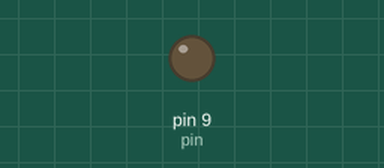
Simulated run of this sketch. Board: Arduino Uno, built with avr-gcc and run on an emulated ATmega328P. On the bench: output pins drawn as LEDs (lit = HIGH).

Above: at 0.05 s.
At 1.75 s:
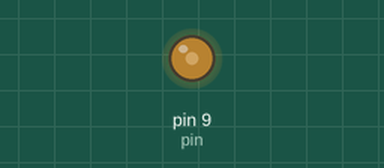
At 2.6 s:
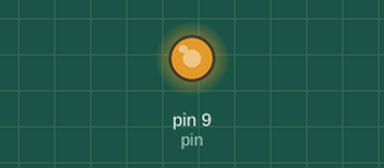
At 3.5 s:
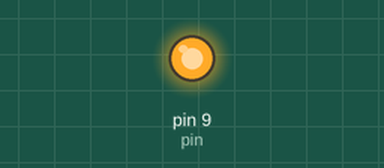
Timing chart, 0 to 8.1 s (numbered marks = the images above):
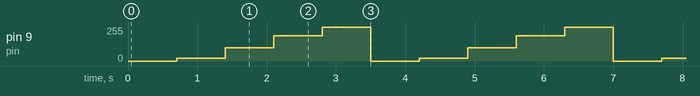

Measured:
- by itself, pin 9 (pin): repeats every 3.5 s: 100/255 0.70 s, 190/255 0.70 s, 255/255 0.70 s, 0/255 0.70 s, 20/255 0.70 s

The sketch:

LED_Brightness_Control_PWM.ino
```cpp
int pin =9;
int brightness_1=0;
int brightness_2=20;
int brightness_3=100;
int brightness_4=190;
int brightness_5=255;
int delay_time=700;

void setup() {
  pinMode(pin,OUTPUT);
}

void loop() {
  analogWrite(pin,brightness_1);
  delay(delay_time);

  analogWrite(pin,brightness_2);
  delay(delay_time);

  analogWrite(pin,brightness_3);
  delay(delay_time);

  analogWrite(pin,brightness_4);
  delay(delay_time);

  analogWrite(pin,brightness_5);
  delay(delay_time);
}
```
